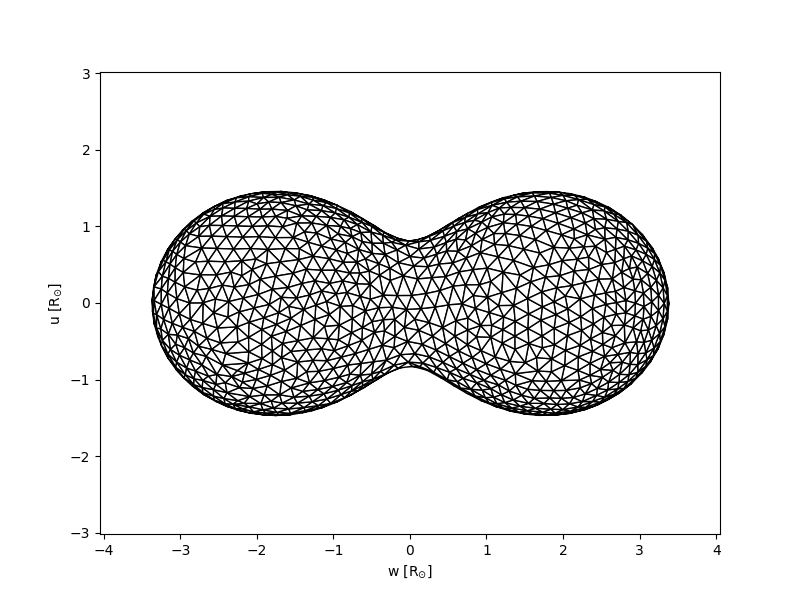

The script that drew this image:
import phoebe
from phoebe import u # units
import numpy as np
import matplotlib.pyplot as plt

logger = phoebe.logger()

b = phoebe.default_binary(contact_binary=True)

b.add_dataset('mesh', compute_times=[0], dataset='mesh01')
b.add_dataset('orb', compute_times=np.linspace(0,1,201), dataset='orb01')
b.add_dataset('lc', times=np.linspace(0,1,21), dataset='lc01')
b.add_dataset('rv', times=np.linspace(0,1,21), dataset='rv01')

b.run_compute(irrad_method='none')

print(b['mesh01@model'].components)
afig, mplfig = b['mesh01@model'].plot(x='ws', save="PhoebeTest.png")
